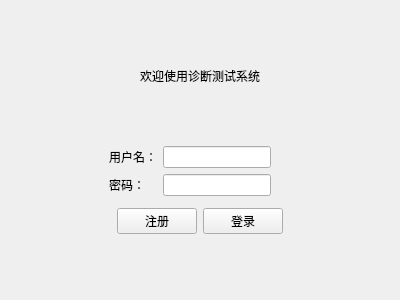
<?xml version="1.0" encoding="UTF-8"?>
<ui version="4.0">
 <class>LoginView</class>
 <widget class="QWidget" name="LoginView">
  <property name="geometry">
   <rect>
    <x>0</x>
    <y>0</y>
    <width>400</width>
    <height>300</height>
   </rect>
  </property>
  <property name="windowTitle">
   <string>登录</string>
  </property>
  <layout class="QVBoxLayout" name="verticalLayout_2">
   <item>
    <layout class="QVBoxLayout" name="verticalLayout">
     <item>
      <spacer name="verticalSpacer_2">
       <property name="orientation">
        <enum>Qt::Orientation::Vertical</enum>
       </property>
       <property name="sizeHint" stdset="0">
        <size>
         <width>20</width>
         <height>40</height>
        </size>
       </property>
      </spacer>
     </item>
     <item>
      <widget class="QLabel" name="label">
       <property name="text">
        <string>欢迎使用诊断测试系统</string>
       </property>
       <property name="alignment">
        <set>Qt::AlignmentFlag::AlignCenter</set>
       </property>
      </widget>
     </item>
     <item>
      <spacer name="verticalSpacer_4">
       <property name="orientation">
        <enum>Qt::Orientation::Vertical</enum>
       </property>
       <property name="sizeHint" stdset="0">
        <size>
         <width>20</width>
         <height>40</height>
        </size>
       </property>
      </spacer>
     </item>
     <item>
      <layout class="QHBoxLayout" name="horizontalLayout_2">
       <item>
        <spacer name="horizontalSpacer">
         <property name="orientation">
          <enum>Qt::Orientation::Horizontal</enum>
         </property>
         <property name="sizeHint" stdset="0">
          <size>
           <width>40</width>
           <height>20</height>
          </size>
         </property>
        </spacer>
       </item>
       <item>
        <layout class="QFormLayout" name="formLayout">
         <item row="0" column="0">
          <widget class="QLabel" name="label_2">
           <property name="text">
            <string>用户名：</string>
           </property>
          </widget>
         </item>
         <item row="0" column="1">
          <widget class="QLineEdit" name="inputUserName"/>
         </item>
         <item row="1" column="0">
          <widget class="QLabel" name="label_3">
           <property name="text">
            <string>密码：</string>
           </property>
          </widget>
         </item>
         <item row="1" column="1">
          <widget class="QLineEdit" name="inputUserPassword">
           <property name="echoMode">
            <enum>QLineEdit::EchoMode::Password</enum>
           </property>
          </widget>
         </item>
        </layout>
       </item>
       <item>
        <spacer name="verticalSpacer_3">
         <property name="orientation">
          <enum>Qt::Orientation::Vertical</enum>
         </property>
         <property name="sizeHint" stdset="0">
          <size>
           <width>20</width>
           <height>40</height>
          </size>
         </property>
        </spacer>
       </item>
       <item>
        <spacer name="horizontalSpacer_2">
         <property name="orientation">
          <enum>Qt::Orientation::Horizontal</enum>
         </property>
         <property name="sizeHint" stdset="0">
          <size>
           <width>40</width>
           <height>20</height>
          </size>
         </property>
        </spacer>
       </item>
      </layout>
     </item>
     <item>
      <layout class="QHBoxLayout" name="horizontalLayout">
       <item>
        <spacer name="horizontalSpacer_3">
         <property name="orientation">
          <enum>Qt::Orientation::Horizontal</enum>
         </property>
         <property name="sizeHint" stdset="0">
          <size>
           <width>40</width>
           <height>20</height>
          </size>
         </property>
        </spacer>
       </item>
       <item>
        <widget class="QPushButton" name="btSignUp">
         <property name="text">
          <string>注册</string>
         </property>
        </widget>
       </item>
       <item>
        <widget class="QPushButton" name="btSignin">
         <property name="text">
          <string>登录</string>
         </property>
        </widget>
       </item>
       <item>
        <spacer name="horizontalSpacer_4">
         <property name="orientation">
          <enum>Qt::Orientation::Horizontal</enum>
         </property>
         <property name="sizeHint" stdset="0">
          <size>
           <width>40</width>
           <height>20</height>
          </size>
         </property>
        </spacer>
       </item>
      </layout>
     </item>
     <item>
      <spacer name="verticalSpacer">
       <property name="orientation">
        <enum>Qt::Orientation::Vertical</enum>
       </property>
       <property name="sizeHint" stdset="0">
        <size>
         <width>20</width>
         <height>40</height>
        </size>
       </property>
      </spacer>
     </item>
    </layout>
   </item>
  </layout>
 </widget>
 <resources/>
 <connections/>
</ui>
